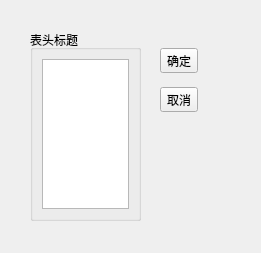
<?xml version="1.0" encoding="UTF-8"?>
<ui version="4.0">
 <class>QWDialogHeader</class>
 <widget class="QDialog" name="QWDialogHeader">
  <property name="geometry">
   <rect>
    <x>0</x>
    <y>0</y>
    <width>261</width>
    <height>253</height>
   </rect>
  </property>
  <property name="windowTitle">
   <string>Dialog</string>
  </property>
  <widget class="QGroupBox" name="groupBox">
   <property name="geometry">
    <rect>
     <x>30</x>
     <y>30</y>
     <width>111</width>
     <height>191</height>
    </rect>
   </property>
   <property name="title">
    <string>表头标题</string>
   </property>
   <layout class="QHBoxLayout" name="horizontalLayout">
    <item>
     <widget class="QListView" name="listView"/>
    </item>
   </layout>
  </widget>
  <widget class="QWidget" name="verticalLayoutWidget">
   <property name="geometry">
    <rect>
     <x>160</x>
     <y>40</y>
     <width>91</width>
     <height>80</height>
    </rect>
   </property>
   <layout class="QVBoxLayout" name="verticalLayout">
    <item>
     <widget class="QToolButton" name="btnOK">
      <property name="text">
       <string>确定</string>
      </property>
     </widget>
    </item>
    <item>
     <widget class="QToolButton" name="btnCancel">
      <property name="text">
       <string>取消</string>
      </property>
     </widget>
    </item>
   </layout>
  </widget>
 </widget>
 <resources/>
 <connections>
  <connection>
   <sender>btnOK</sender>
   <signal>clicked()</signal>
   <receiver>QWDialogHeader</receiver>
   <slot>accept()</slot>
   <hints>
    <hint type="sourcelabel">
     <x>180</x>
     <y>60</y>
    </hint>
    <hint type="destinationlabel">
     <x>130</x>
     <y>126</y>
    </hint>
   </hints>
  </connection>
  <connection>
   <sender>btnCancel</sender>
   <signal>clicked()</signal>
   <receiver>QWDialogHeader</receiver>
   <slot>reject()</slot>
   <hints>
    <hint type="sourcelabel">
     <x>180</x>
     <y>97</y>
    </hint>
    <hint type="destinationlabel">
     <x>130</x>
     <y>126</y>
    </hint>
   </hints>
  </connection>
 </connections>
</ui>
